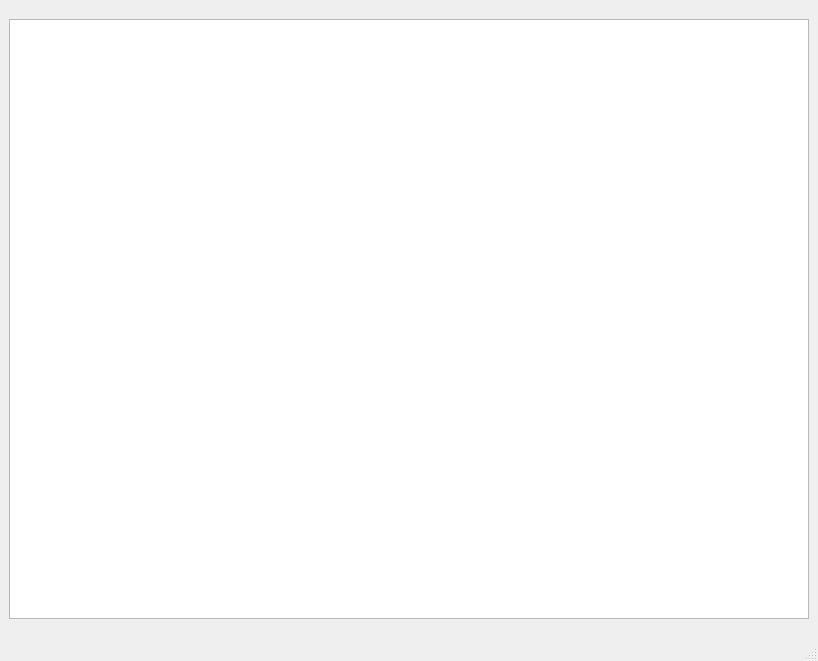
<?xml version="1.0" encoding="UTF-8"?>
<ui version="4.0">
 <class>MainWindow</class>
 <widget class="QMainWindow" name="MainWindow">
  <property name="geometry">
   <rect>
    <x>0</x>
    <y>0</y>
    <width>818</width>
    <height>661</height>
   </rect>
  </property>
  <property name="windowTitle">
   <string>MainWindow</string>
  </property>
  <widget class="QWidget" name="centralwidget">
   <layout class="QHBoxLayout" name="horizontalLayout">
    <item>
     <widget class="QGraphicsView" name="graphicsView">
      <property name="enabled">
       <bool>true</bool>
      </property>
      <property name="sizePolicy">
       <sizepolicy hsizetype="Expanding" vsizetype="Expanding">
        <horstretch>0</horstretch>
        <verstretch>0</verstretch>
       </sizepolicy>
      </property>
      <property name="minimumSize">
       <size>
        <width>800</width>
        <height>600</height>
       </size>
      </property>
      <property name="maximumSize">
       <size>
        <width>800</width>
        <height>600</height>
       </size>
      </property>
     </widget>
    </item>
   </layout>
  </widget>
  <widget class="QMenuBar" name="menubar">
   <property name="geometry">
    <rect>
     <x>0</x>
     <y>0</y>
     <width>818</width>
     <height>22</height>
    </rect>
   </property>
  </widget>
  <widget class="QStatusBar" name="statusbar"/>
 </widget>
 <resources/>
 <connections/>
</ui>
